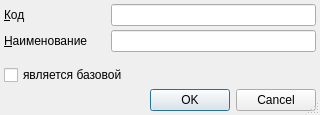
<?xml version="1.0" encoding="UTF-8"?>
<ui version="4.0">
 <class>RBExpenseServiceItem</class>
 <widget class="QDialog" name="RBExpenseServiceItem">
  <property name="geometry">
   <rect>
    <x>0</x>
    <y>0</y>
    <width>320</width>
    <height>115</height>
   </rect>
  </property>
  <property name="windowTitle">
   <string>ChangeMe!</string>
  </property>
  <property name="sizeGripEnabled">
   <bool>true</bool>
  </property>
  <layout class="QGridLayout">
   <property name="margin">
    <number>4</number>
   </property>
   <property name="spacing">
    <number>4</number>
   </property>
   <item row="0" column="1">
    <widget class="QLineEdit" name="edtCode"/>
   </item>
   <item row="1" column="0">
    <widget class="QLabel" name="lblName">
     <property name="sizePolicy">
      <sizepolicy hsizetype="Maximum" vsizetype="Preferred">
       <horstretch>0</horstretch>
       <verstretch>0</verstretch>
      </sizepolicy>
     </property>
     <property name="text">
      <string>&amp;Наименование</string>
     </property>
     <property name="buddy">
      <cstring>edtName</cstring>
     </property>
    </widget>
   </item>
   <item row="1" column="1">
    <widget class="QLineEdit" name="edtName"/>
   </item>
   <item row="0" column="0">
    <widget class="QLabel" name="lblCode">
     <property name="sizePolicy">
      <sizepolicy hsizetype="Maximum" vsizetype="Preferred">
       <horstretch>0</horstretch>
       <verstretch>0</verstretch>
      </sizepolicy>
     </property>
     <property name="text">
      <string>&amp;Код</string>
     </property>
     <property name="buddy">
      <cstring>edtCode</cstring>
     </property>
    </widget>
   </item>
   <item row="2" column="0">
    <spacer>
     <property name="orientation">
      <enum>Qt::Vertical</enum>
     </property>
     <property name="sizeHint" stdset="0">
      <size>
       <width>103</width>
       <height>16</height>
      </size>
     </property>
    </spacer>
   </item>
   <item row="4" column="0" colspan="2">
    <widget class="QDialogButtonBox" name="buttonBox">
     <property name="standardButtons">
      <set>QDialogButtonBox::Cancel|QDialogButtonBox::Ok</set>
     </property>
    </widget>
   </item>
   <item row="3" column="0" colspan="2">
    <widget class="QCheckBox" name="chkIsBase">
     <property name="text">
      <string>является базовой</string>
     </property>
    </widget>
   </item>
  </layout>
 </widget>
 <tabstops>
  <tabstop>edtCode</tabstop>
  <tabstop>edtName</tabstop>
 </tabstops>
 <resources/>
 <connections>
  <connection>
   <sender>buttonBox</sender>
   <signal>accepted()</signal>
   <receiver>RBExpenseServiceItem</receiver>
   <slot>accept()</slot>
   <hints>
    <hint type="sourcelabel">
     <x>150</x>
     <y>87</y>
    </hint>
    <hint type="destinationlabel">
     <x>150</x>
     <y>51</y>
    </hint>
   </hints>
  </connection>
  <connection>
   <sender>buttonBox</sender>
   <signal>rejected()</signal>
   <receiver>RBExpenseServiceItem</receiver>
   <slot>reject()</slot>
   <hints>
    <hint type="sourcelabel">
     <x>150</x>
     <y>87</y>
    </hint>
    <hint type="destinationlabel">
     <x>150</x>
     <y>51</y>
    </hint>
   </hints>
  </connection>
 </connections>
</ui>
